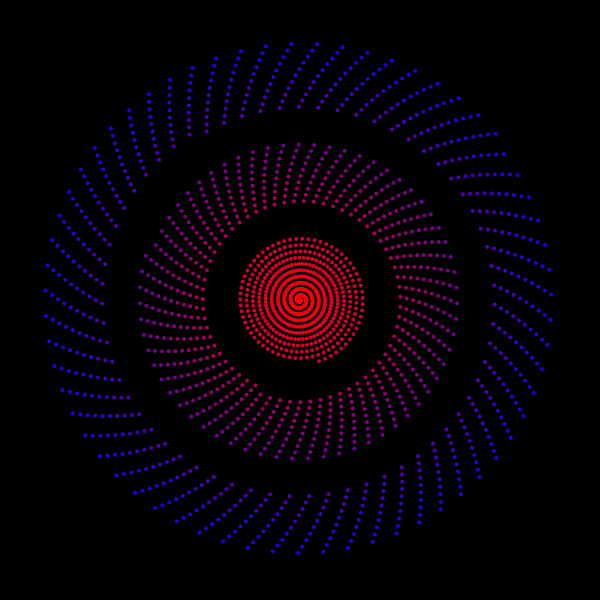
Frame 1 (no input)
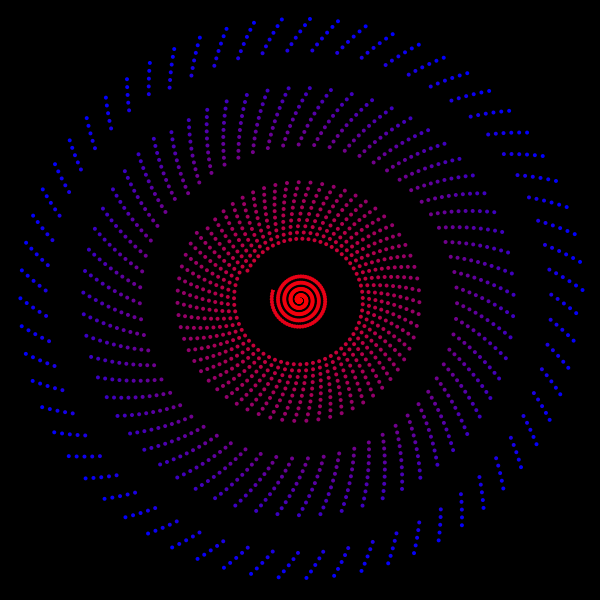
Frame 60 (the mouse pressed at the canvas centre just before this capture)
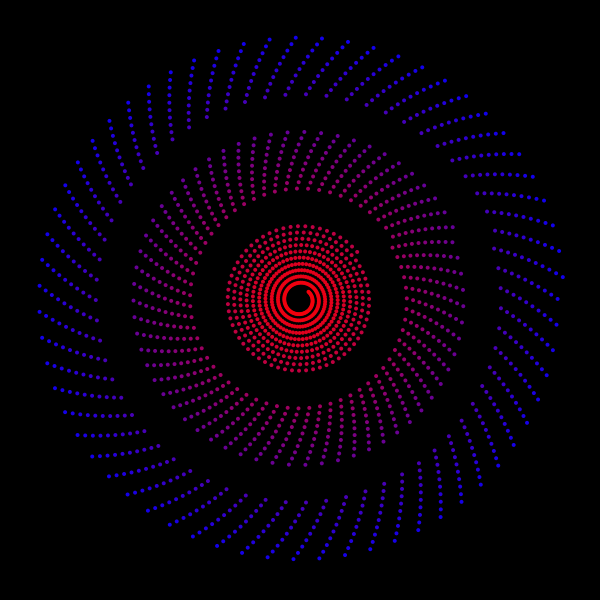
Frame 120 (the mouse held since frame 60 and released just before this capture)

The Processing sketch that drew these frames (run headless with seeded random() and noise(); from frame 60 on, the mouse is pressed at the canvas centre):

// Processing sketch: sketch_009
// ── sketch_009.pde
void setup() {
  size(600, 600);
}


float var = 1000;
void draw() {
  background(0);
  translate(width/2, height/2);
  //rotate(var);
  noStroke();
  int sz = 90;
  for (float t = 0; t < sz*PI; t += 0.1) {
    var += PI*0.001;
    float r = t;
    if (int(var) % 3 == 0) {
      fill(0);
    }
    else{
      fill(255-255*t/(sz*PI), 0, 255*t/(sz*PI)); 
    }
    ellipse(r*cos(t), r*sin(t), 4, 4);
  }
  if (var > 3105.4){
    var = 1000;
  }
}
